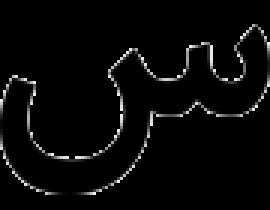
#> input picture synthetic_plates/Glyphs/b_roya/SIN.png, 90 x 70 px, found by its file name (shown 3 times larger)
$ jupyter execute --allow-errors process_glyphs.ipynb   (older library calls are emulated)
#> lines starting #> are read from the running program, lines starting #| are printed output that depends on the picture; after the words box and inside, x2 and y2 are one past the last pixel; in counts of white or black regions, pixels touching at a corner belong together
## Inspired by https://github.com/amirmgh1375/iranian-license-plate-recognition

## Importing necessary libraries

[cell 1]
import numpy as np
import cv2
# from google.colab.patches import cv2_imshow
import random
from PIL import Image
import os

## Numbers and Letters

[cell 2]
# glyph_folder = "/content/glyph/b_roya"
glyph_folder = "./Glyphs/b_roya"

[cell 3]
# Characters of Letters and Numbers in Plates
numbers = [str(i) for i in range(0, 10)]
# letters = ['ALEF', 'BE', 'PE', 'TE', 'SE', 'JIM', 'CHE', 'HE', 'KHE', 'DAL', 'ZAL', 'RE', 'ZE', 'ZHE', 'SIN','SHIN', 'SAD', 'ZAD', 'TA', 'ZA', 'EIN', 'GHEIN', 'FE', 'GHAF', 'KAF', 'GAF', 'LAM', 'MIM', 'NON', 'VAV', 'HA', 'YE']
letters = ["BE", "TE", "JIM", "DAL", "RE", "SIN", "SAD", "TA", "EIN", "GHAF", "LAM", "MIM", "NON", "VAV", "HE", "YE", "WHEEL"]

## Creating Glyphs (in case you already don't have them)

[cell 4]
threshold = 128 # pixels with value > thresh are considered 1 and 0 otherwise

source_path = "/content/SIN.png" # place character images in this folder, naming convention is SIN.png for letter and 1.png for numbres

#> (the rest of this cell did not finish here and is left out)

[cell 5]
img = cv2.imread(source_path) # Read in the image and convert to grayscale
#> img is the input picture: shape (70, 90, 3); min 0, max 238, mean 8.1
img_name = source_path.split("/")[-1].split('.')[0]

binary = cv2.cvtColor(img, cv2.COLOR_BGR2GRAY)
binary = 255 * (binary > threshold).astype(np.uint8)
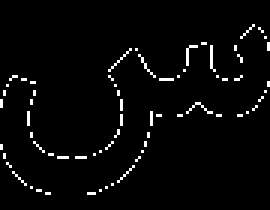
#> binary: shape (70, 90) (shown 3 times larger); 3% white in thin lines or dots, all inside (x1, y1, x2, y2) = (0, 8, 90, 65)
#> (the rest of this cell did not finish here and is left out)

## Generate Plates

[cell 6]
# Returns an array containing a plate's letter and numbers:
# [number1, number2 , letter, number3, number4, number5]
def getNewPlate ():
    return [random.choice(numbers),
            random.choice(numbers),
            random.choice(letters),
            random.choice(numbers),
            random.choice(numbers),
            random.choice(numbers),
            random.choice(numbers),
            random.choice(numbers)]
    # return plateFromName('37GAF853')

[cell 7]
# Returns Address of a glyph image given font, and glyph name
def getGlyphAddress(glyphName):
    return os.path.join(glyph_folder, "{}.png".format(glyphName))

[cell 8]
# Generate a plate as an array
# e.g. ['3', '7', 'GAF', '8', '5', '3']
plate = getNewPlate()
plate

[cell 9]
# Get Glyph images of plate characters
glyphImages = []
#> (the rest of this cell did not finish here and is left out)

[cell 10]
# Create a blank image with size of templates
# and add the background and glyph images
newPlate = Image.new('RGBA', (600,132), (0, 0, 0, 0))
#> newPlate: PIL image 600x132 RGBA; every value is 0

if plate[2] in ["TE", "EIN"]:
  background = Image.open("/content/templates/template-ommomi.png").convert("RGBA")
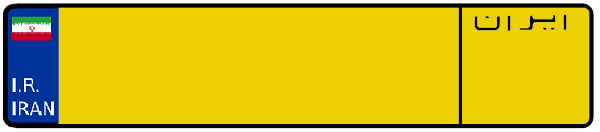
#> input picture synthetic_plates/templates/template-ommomi.png, 600 x 132 px, found by its file name
#> background is the input picture: PIL image 600x132 RGBA; mean R, G, B, A 202.1, 183, 30.4, 237.1
else:
  background = Image.open("/content/templates/template-base.png").convert("RGBA")

newPlate.paste(background, (0,0))
# adding glyph images with 11 pixel margin
w = 0
for i, glyph in enumerate(glyphImages[:-2]):
    if i == 2:
        newPlate.paste(glyph, (70 + w,30), mask=glyph)
    else: newPlate.paste(glyph, (70 + w,25), mask=glyph)
    w += glyph.size[0] + 3
#> after the loop, w = 0

# last two digits
w = 0
for i, glyph in enumerate(glyphImages[-2:]):
  width, height = glyph.size[0], glyph.size[1]
  resized_glyph = glyph.resize((int(width * 0.75), int(height * 0.75)))
  newPlate.paste(resized_glyph, (485 + w, 50), mask=resized_glyph)
  w += glyph.size[0] - 10
#> after the loop, w = 0

_newPlate = newPlate.resize((312,70), Image.ANTIALIAS)
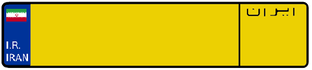
#> _newPlate: PIL image 312x70 RGBA; mean R, G, B, A 189.1, 169.8, 17, 237; transparent parts drawn white
_newPlate.save("new_plate.png")
